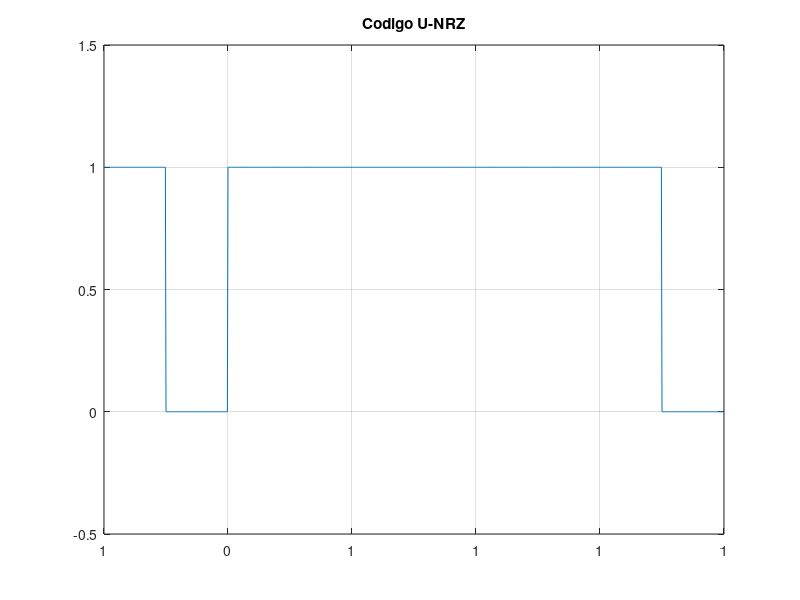
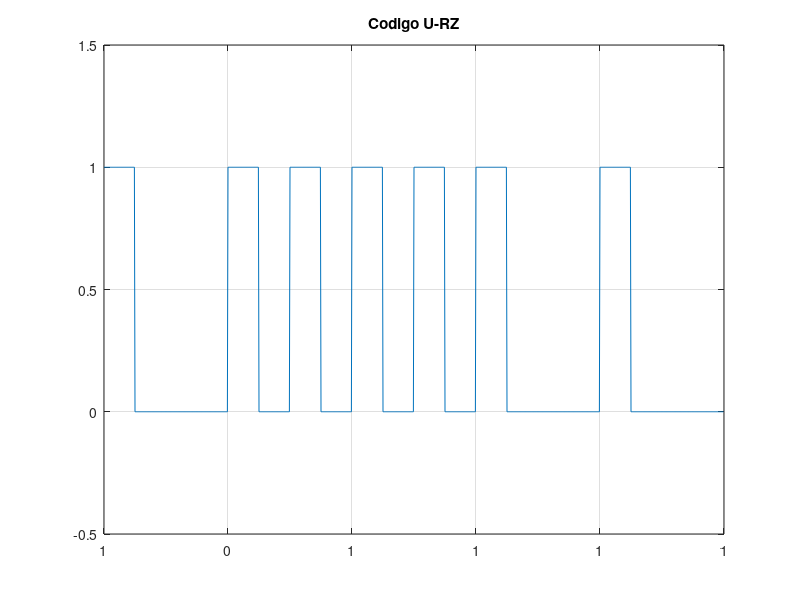
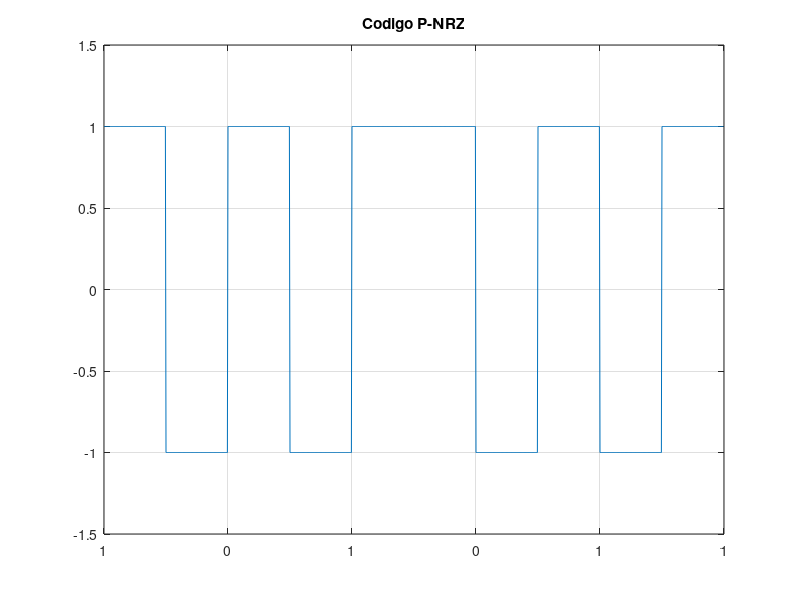
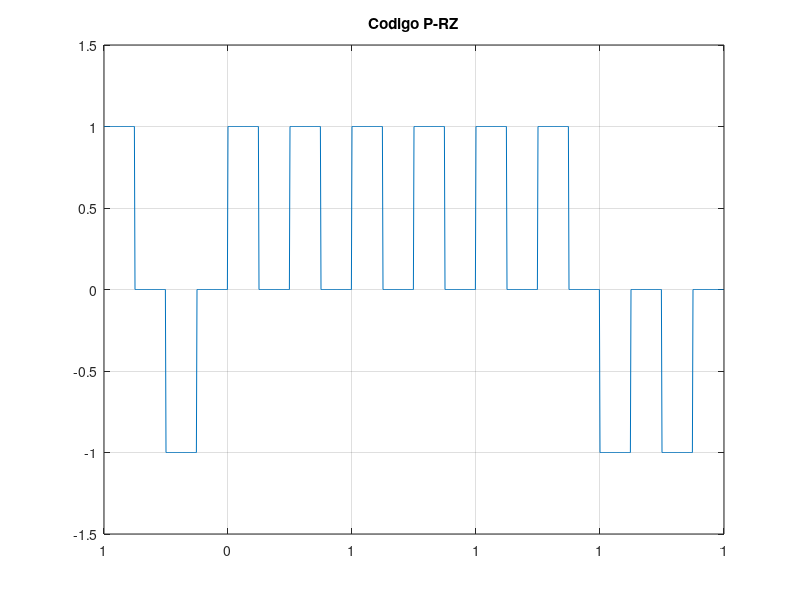

Recreate these plots in MATLAB, in order.
clc;
clear all;
close all;

ts=1/100;
Tb=1;
N=10;
t=0:ts:N*Tb-ts;
s1=ones(1,100);

%% U-NRZ
bits=randi([0 1], 1,10);
unrz=[];
for n=1:N
    unrz=[unrz s1*bits(n)];
end
figure(1);
plot(t, unrz);
title('Codigo U-NRZ');
axis([0, N -.5 1.5]);
set(gca,'xticklabel',bits.')
grid on;

%% U-RZ
bits=randi([0 1], 1,10);
urz=[];
for n=1:N
    if(bits(n)==1)
        urz=[urz s1(1:50)*bits(n)];
        urz=[urz s1(51:100)*0];
    else
        urz=[urz s1(1:50)*bits(n)];
        urz=[urz s1(51:100)*bits(n)];
    end
end
figure(2);
plot(t, urz);
title('Codigo U-RZ');
axis([0, N -.5 1.5]);
set(gca,'xticklabel',bits.')
grid on;

%% P-NRZ
%bits=randi([-1 1], 1,10);
bits=randint(1,N)*2-1;
pnrz=[];
for n=1:N
    pnrz=[pnrz s1*bits(n)];
end
figure(3);
plot(t, pnrz);
title('Codigo P-NRZ');
axis([0, N -1.5 1.5]);
bits(bits==-1)=0;
set(gca,'xticklabel',bits.')
grid on;

%% P-RZ
bits=randint(1,N)*2-1;
prz=[];
for n=1:N
    if(bits(n)==1)
        prz=[prz s1(1:50)*bits(n)];
        prz=[prz s1(51:100)*0];
    else
        prz=[prz s1(1:50)*bits(n)];
        prz=[prz s1(51:100)*0];
    end
end
figure(4);
plot(t, prz);
title('Codigo P-RZ');
axis([0, N -1.5 1.5]);
bits(bits==-1)=0;
set(gca,'xticklabel',bits.')
grid on;

%% NRZ-M
bits=randint(1,N)*2-1;
nrzm=[];
marca=bits(1);
for n=1:N
    if(bits(n)==1)
        marca=-1*marca;
    end
    nrzm=[nrzm s1*marca];
end
figure(5);
plot(t, nrzm);
title('Codigo NRZ-M');
axis([0, N -1.5 1.5]);
bits(bits==-1)=0;
set(gca,'xticklabel',bits.')
grid on;

%% NRZ-S
bits=randint(1,N)*2-1;
nrzs=[];
marca=bits(1);
for n=1:N
    if(bits(n)==-1)
        marca=-1*marca;
    end
    nrzs=[nrzs s1*marca];
end
figure(6);
plot(t, nrzs);
title('Codigo NRZ-S');
axis([0, N -1.5 1.5]);
bits(bits==-1)=0;
set(gca,'xticklabel',bits.')
grid on;

%% AMI NRZ
bits=randint(1,N)*2-1;
pnrz=[];
for n=1:N
    pnrz=[pnrz s1*bits(n)];
end
figure(3);
plot(t, pnrz);
title('Codigo P-NRZ');
axis([0, N -1.5 1.5]);
bits(bits==-1)=0;
set(gca,'xticklabel',bits.')
grid on;

%% AMI RZ


%% Bi Fase M


%% Bi Fase S


%% Manchester Dif



